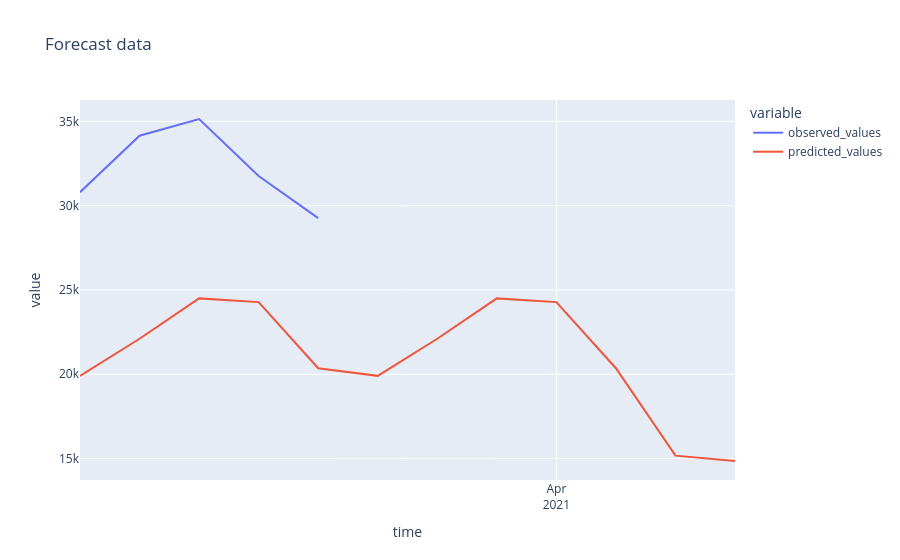

Here is the notebook cell this chart was saved with:
### Markdown cell above
### Visualization of predictions

### Code cell
last_date = datetime.strptime(holdout_df.tail(1).time.values.tolist()[0], "%Y-%m-%d")
prediction_dates = [
    (last_date + timedelta(days=1 + i)).date() for i in range(forecast_window)
]
prediction_values = [pred[0][0] for pred in predictions["predictions"][0]["values"]]
pred_df = pd.DataFrame(
    {
        "time": holdout_dates + prediction_dates,
        "observed_values": holdout_observed_values
        + [np.nan for _ in range(forecast_window)],
        "predicted_values": holdout_predictions + prediction_values,
    }
)

fig = px.line(
    pred_df,
    x="time",
    y=pred_df.columns,
    hover_data={"time": "|%B %d, %Y"},
    title="Forecast data",
)
fig.update_xaxes(dtick="M1", tickformat="%b\n%Y")
fig.show()

### Figure 1 — Plotly figure (JSON) as saved in the notebook; plotly's stock layout.template omitted (floating-point values rounded to 4 significant figures)
{"data": [{"hovertemplate": "variable=observed_values<br>time=%{x|%B %d, %Y}<br>value=%{y}<extra></extra>", "legendgroup": "observed_values", "line": {"color": "#636efa", "dash": "solid"}, "marker": {"symbol": "circle"}, "mode": "lines", "name": "observed_values", "orientation": "v", "showlegend": true, "type": "scatter", "x": ["2021-03-24", "2021-03-25", "2021-03-26", "2021-03-27", "2021-03-28", "2021-03-29", "2021-03-30", "2021-03-31", "2021-04-01", "2021-04-02", "2021-04-03", "2021-04-04"], "xaxis": "x", "y": [30800.0, 34150.0, 35140.0, 31760.0, 29270.0, NaN, NaN, NaN, NaN, NaN, NaN, NaN], "yaxis": "y"}, {"hovertemplate": "variable=predicted_values<br>time=%{x|%B %d, %Y}<br>value=%{y}<extra></extra>", "legendgroup": "predicted_values", "line": {"color": "#EF553B", "dash": "solid"}, "marker": {"symbol": "circle"}, "mode": "lines", "name": "predicted_values", "orientation": "v", "showlegend": true, "type": "scatter", "x": ["2021-03-24", "2021-03-25", "2021-03-26", "2021-03-27", "2021-03-28", "2021-03-29", "2021-03-30", "2021-03-31", "2021-04-01", "2021-04-02", "2021-04-03", "2021-04-04"], "xaxis": "x", "y": [19900.0, 22110.0, 24500.0, 24280.0, 20360.0, 19900.0, 22110.0, 24500.0, 24280.0, 20360.0, 15170.0, 14850.0], "yaxis": "y"}], "layout": {"legend": {"title": {"text": "variable"}, "tracegroupgap": 0}, "title": {"text": "Forecast data"}, "xaxis": {"anchor": "y", "domain": [0, 1], "dtick": "M1", "tickformat": "%b\n%Y", "title": {"text": "time"}}, "yaxis": {"anchor": "x", "domain": [0, 1], "title": {"text": "value"}}}}
